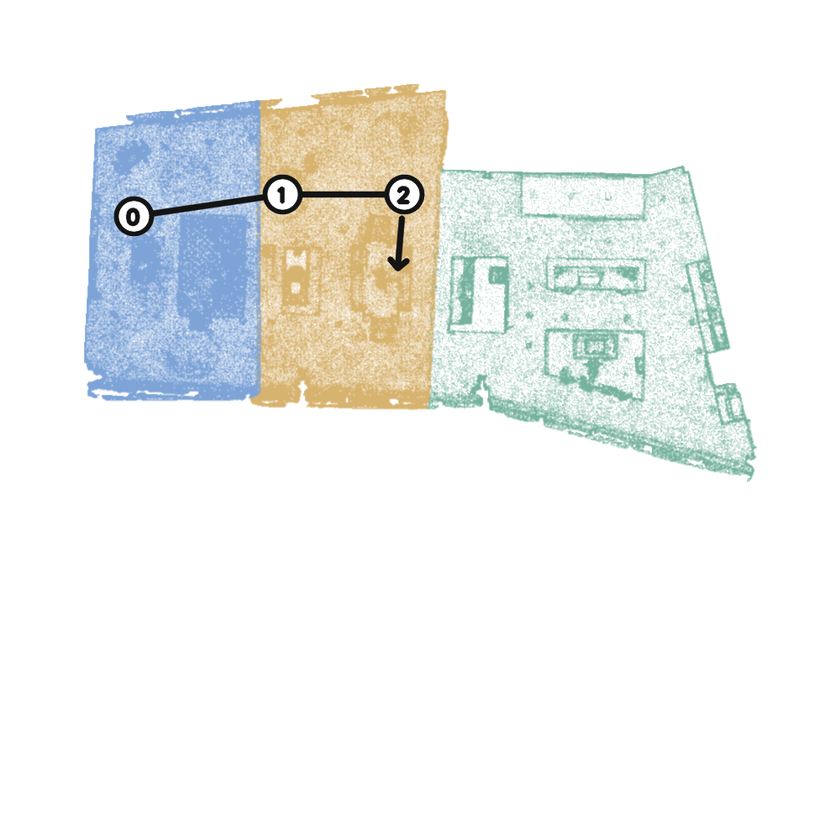
#> input picture tools/teaser_src/106.png, 840 x 840 px, shrunk from 1000 x 1000 before the run
$ python -i align_check.py   (imports and definitions only)
#> lines starting #> are read from the running program, lines starting #| are printed output that depends on the picture; after the words box and inside, x2 and y2 are one past the last pixel; in counts of white or black regions, pixels touching at a corner belong together
#> further down, picture is the input picture: shape (840, 840, 3); mean B, G, R 240.4, 242.1, 239.9
"""Residual yaw between the skybox photo view and the mesh render at the same pose (edge correlation).
Run from tools/render after render_route.py --still renders mesh_<name>.png for each pose."""
import math, os, sys, json
import numpy as np, cv2

# [1 line not run here, left out]
# [1 line that did not run here, left out]
sys.argv = ['make_clips.py', '--out', 'unused']
g = {'__name__': 'align', '__file__': os.path.abspath('make_clips.py')}
# [2 lines not run here, left out]
POSES = {'S': ('687fece4613a4bc3b1504783bd73aff0', 81.4263, 0.0),
         'P1': ('12027c1e43dd4e808d58137ddb8e293b', 90.3246, 0.0),
         'P2': ('3731cd0ad6784067a5a3819f071d7878', 265.4071, -0.1162)}


def edges(img):
    e = cv2.Canny(cv2.GaussianBlur(cv2.cvtColor(img, cv2.COLOR_BGR2GRAY), (5, 5), 0), 40, 120).astype(np.float32)
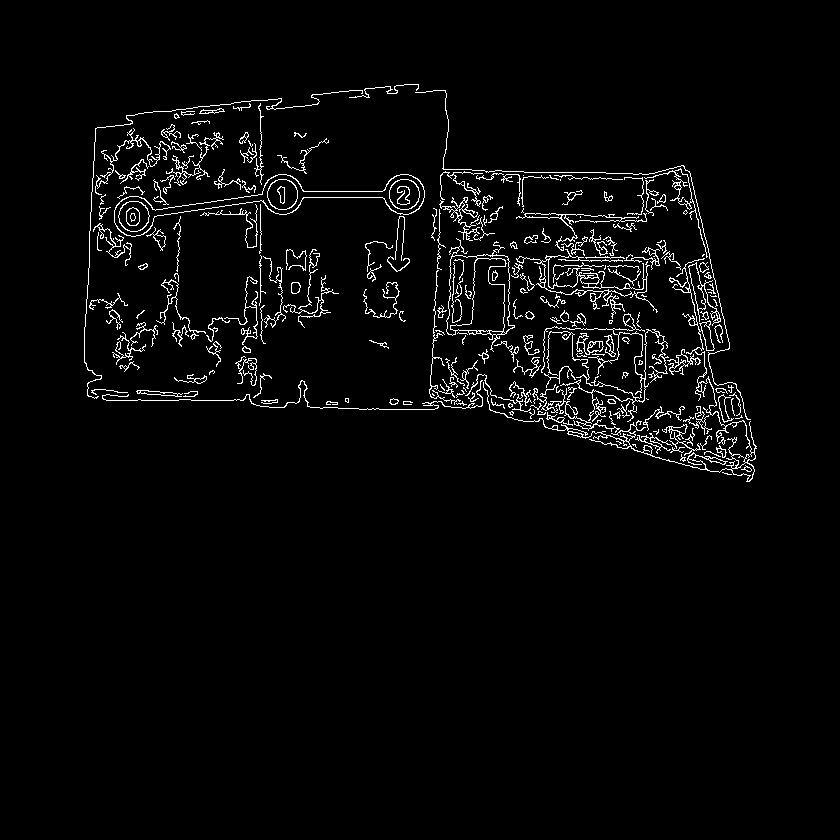
#> e: shape (840, 840) float32; 3.1% white in thin lines or dots, all inside (x1, y1, x2, y2) = (84, 84, 757, 482)
    return cv2.GaussianBlur(e, (9, 9), 0)
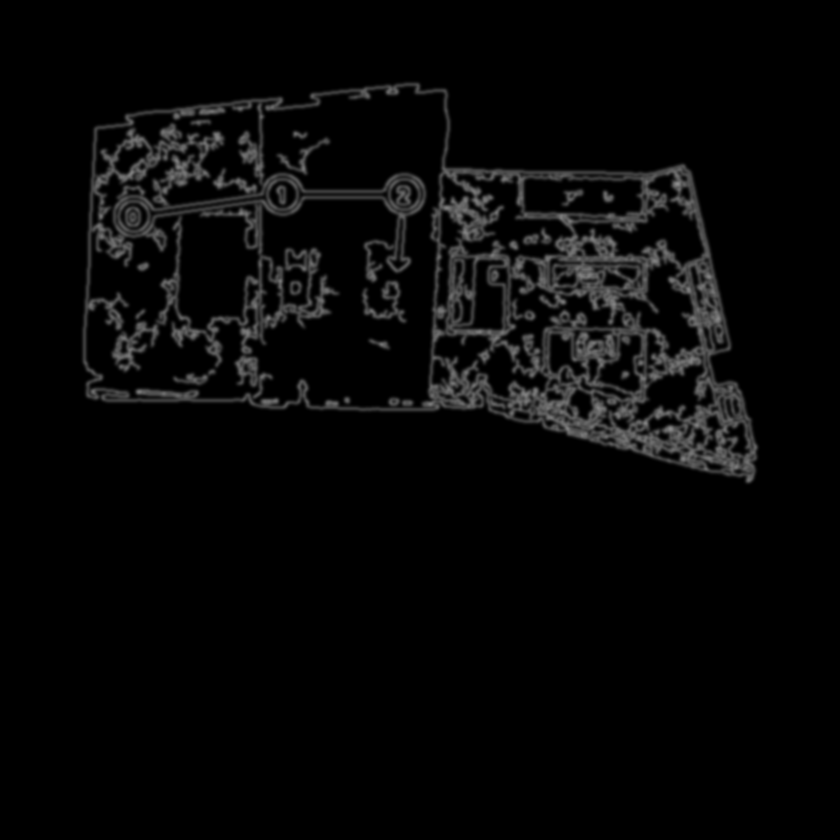
#> returned value: shape (840, 840) float32; min 0, max 139.7, mean 7.8


# [5 lines not run here, left out]

>>> import cv2
>>> picture = cv2.imread('../teaser_src/106.png')
>>> result = edges(picture)

$ run again, on tools/teaser_src/110.png
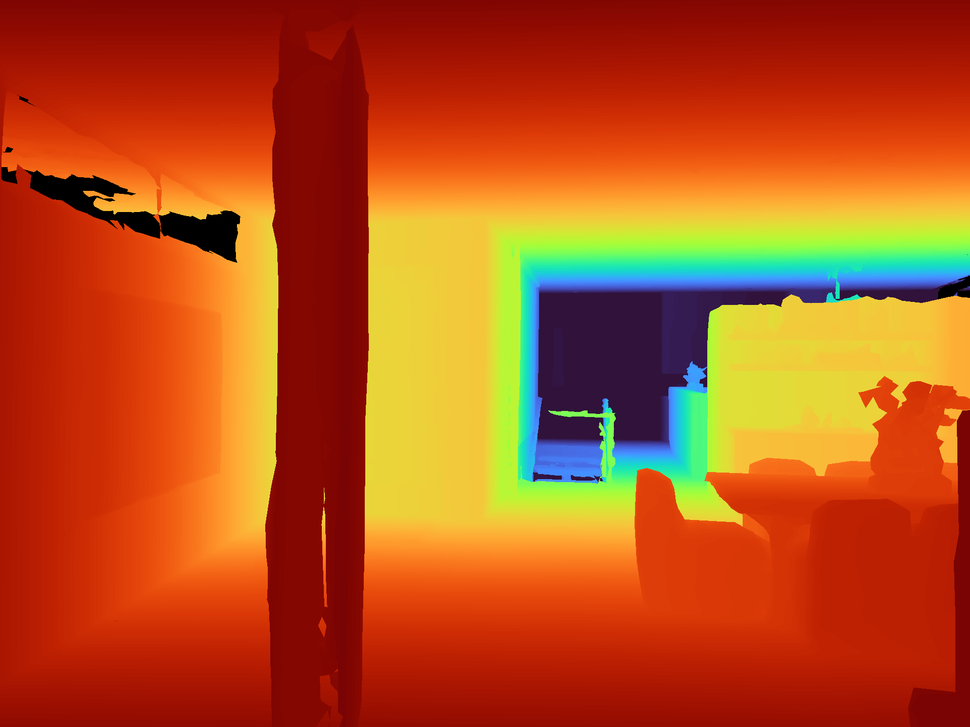
#> input picture tools/teaser_src/110.png, 970 x 727 px, shrunk from 1920 x 1440 before the run
#> picture is the input picture: shape (727, 970, 3); mean B, G, R 26.7, 80.8, 184.6
#> in edges, `e = cv2.Canny(cv2.GaussianBlur(cv2.cvtColor(img, cv2.COLOR_BGR2GRAY), ..`:
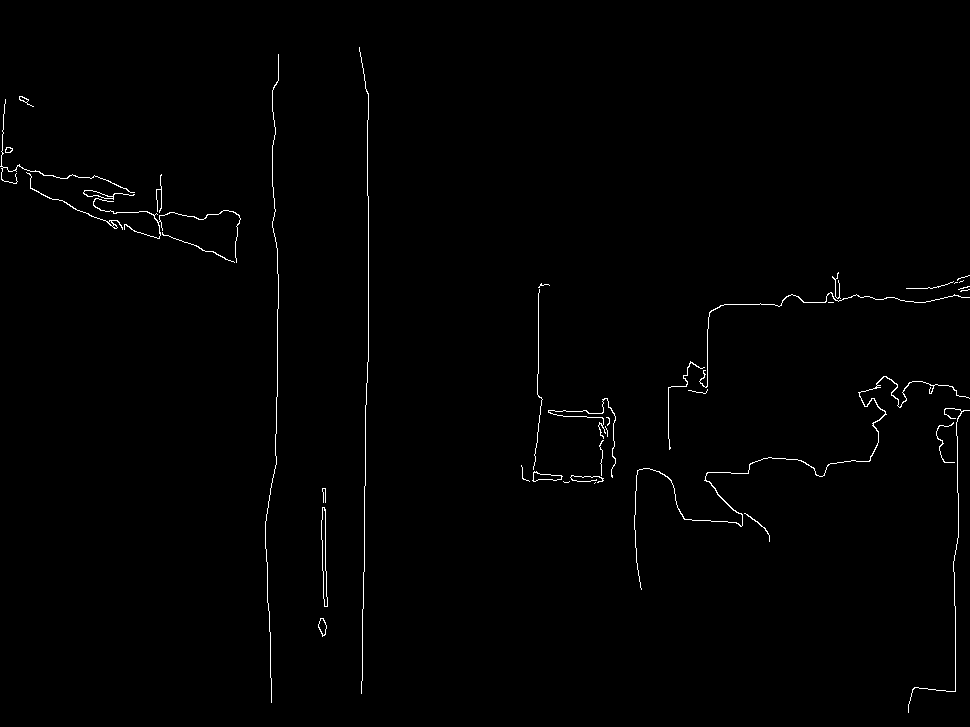
#> e: shape (727, 970) float32; 0.79% white in thin lines or dots
#> in edges, `return cv2.GaussianBlur(e, (9, 9), 0)`:
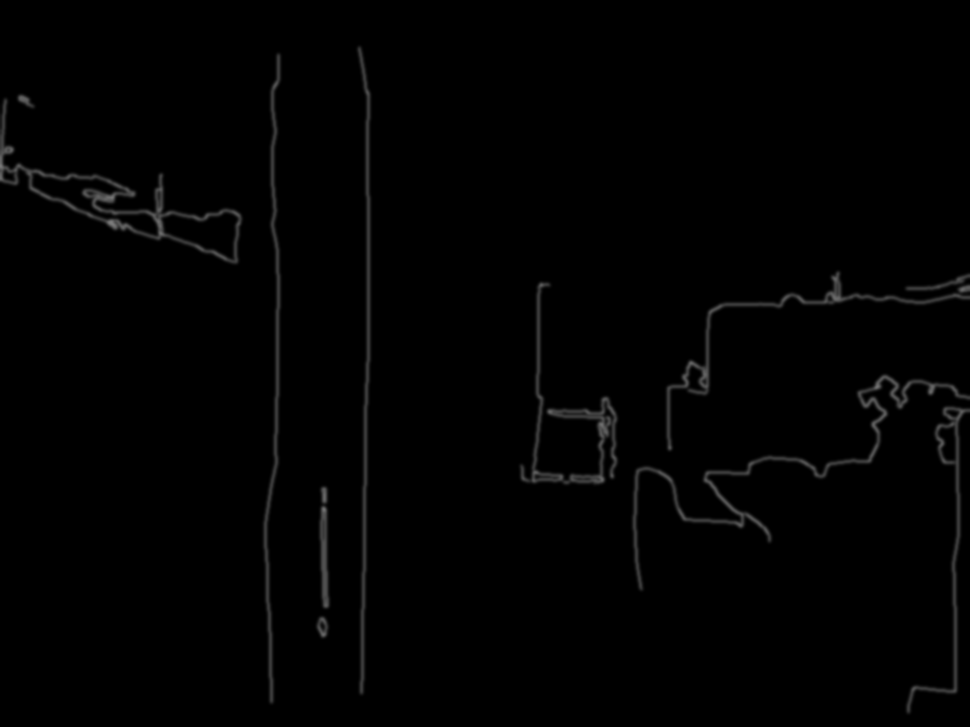
#> returned value: shape (727, 970) float32; min 0, max 124.1, mean 2

$ run again, on tools/teaser_src/111.png
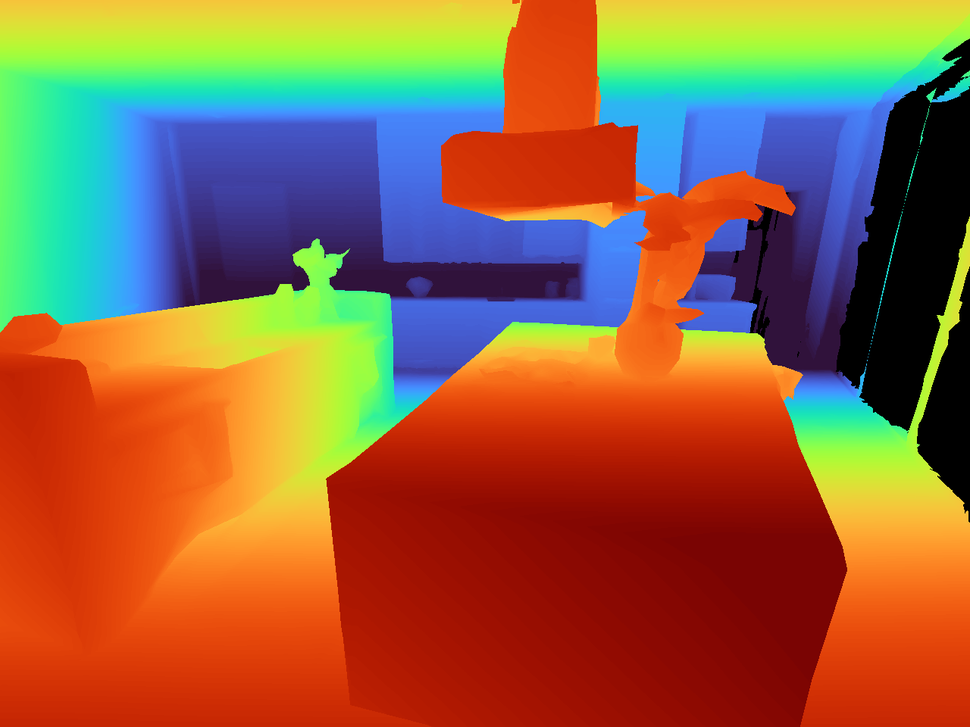
#> input picture tools/teaser_src/111.png, 970 x 727 px, shrunk from 1280 x 960 before the run
#> picture is the input picture: shape (727, 970, 3); mean B, G, R 64.3, 100.5, 147.6
#> in edges, `e = cv2.Canny(cv2.GaussianBlur(cv2.cvtColor(img, cv2.COLOR_BGR2GRAY), ..`:
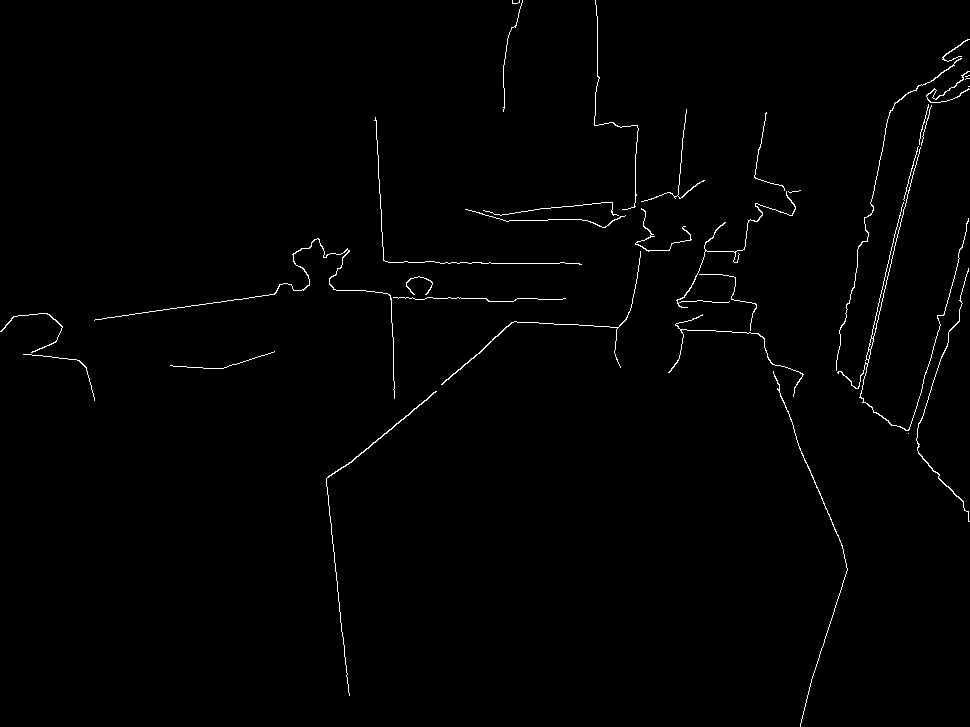
#> e: shape (727, 970) float32; 0.94% white in thin lines or dots
#> in edges, `return cv2.GaussianBlur(e, (9, 9), 0)`:
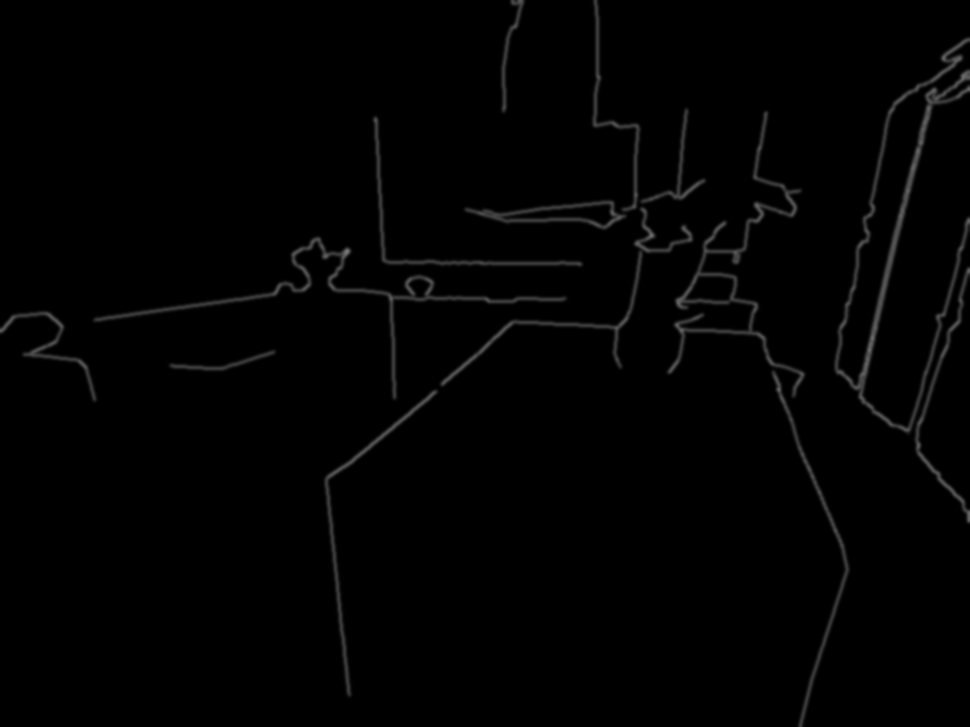
#> returned value: shape (727, 970) float32; min 0, max 120.2, mean 2.4
